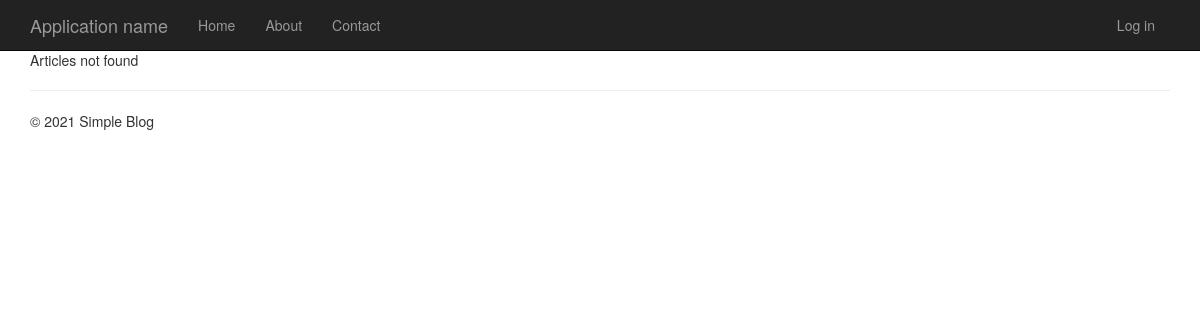
/, run on an earlier commit of the app's database.
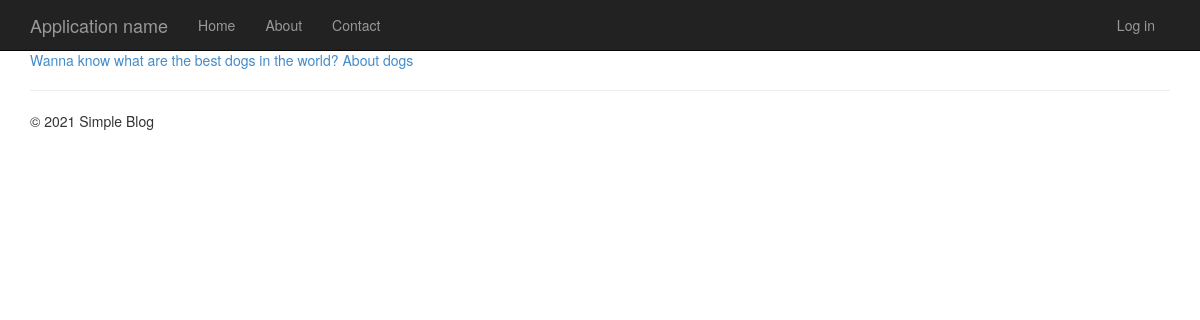
And on a later commit of the database.
### app/models.py (models this page shows, shortened)
class Article(models.Model):
    article_title = models.CharField('Article Name', max_length = 200)
    article_text = models.TextField("Article Body")
    pub_date = models.DateTimeField("Date of publication")
    class Meta:
        verbose_name = "Статья"
        verbose_name_plural = "Статьи"

### app/views.py (the view)
# urls.py: path('', views.home, name='home'),
def home(request):
    latest_articles_list = Article.objects.order_by('-pub_date')[:5]
    return render(
        request,
        'app/index.html',
        {
            'title':'Home Page',
            'year':datetime.now().year,
            'latest_articles_list': latest_articles_list
        }
    )

### app/templates/app/index.html (shortened to what this page needs)
{% extends "app/layout.html" %}
{% block content %}
	{% if latest_articles_list %}
		{% for article in latest_articles_list %}
			<a href="{% url 'detail' article.id %}">{{article.article_title}}</a>
		{% endfor %}
	{% else %}
		Articles not found
	{% endif %}
{% endblock %}

What changed in the data, as far as the page shows it:
added Article: article_title "Wanna know what are the best dogs in the world?"
added Article: article_title "About dogs"
Also different on the page:
text no longer shown: "Articles not found"
